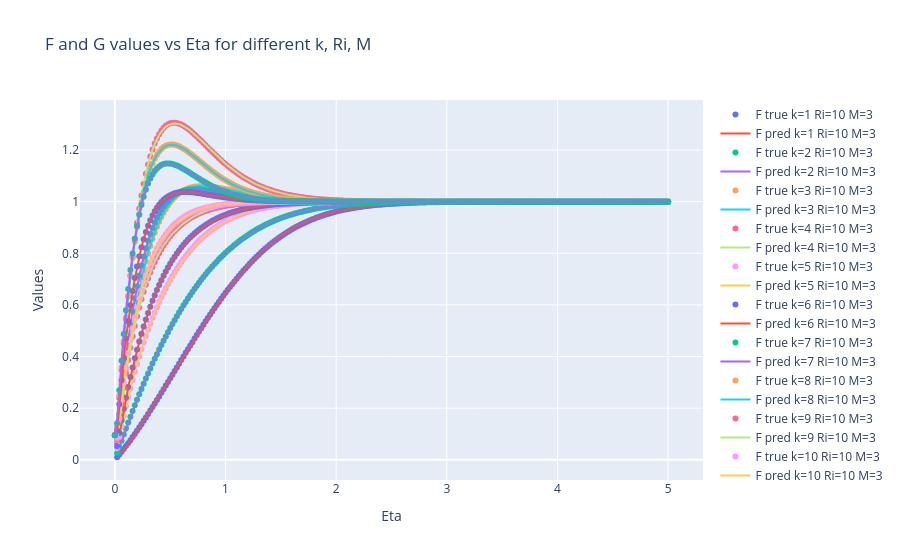

Notebook source saved alongside this figure:
### Code cell
#PLOT PLOTLY GRAPH FOR aCTUAL VALUES F1 to F12
import plotly.express as px
import plotly.graph_objects as go
fig = go.Figure()
for k in range(1,13):
    sub = df[df['k']==k].sort_values('Eta')
    #ri,m = k_map[int(k)]
    fig.add_trace(go.Scatter(x=sub['Eta'], y=sub['Fval'], mode='markers', name=f'F true k={int(k)} Ri={ri} M={m}'))
    fig.add_trace(go.Scatter(x=sub['Eta'], y=sub['p_Fval'], mode='lines', name=f'F pred k={int(k)} Ri={ri} M={m}'))
    #fig.add_trace(go.Scatter(x=sub['Eta'], y=sub['Gval'], mode='lines+markers', name=f'G true k={int(k)} Ri={ri} M={m}'))
    #fig.add_trace(go.Scatter(x=sub['Eta'], y=sub['p_Gval'], mode='lines+markers', name=f'G pred k={int(k)} Ri={ri} M={m}'))
fig.update_layout(title='F and G values vs Eta for different k, Ri, M', xaxis_title='Eta', yaxis_title='Values')
fig.write_html(os.path.join(OUT_DIR, "F_F-Pred_values_plotly.html"))
fig.show()

### Figure 1 — Plotly figure (JSON) as saved in the notebook; plotly's stock layout.template omitted (floating-point values rounded to 4 significant figures; data arrays with more than 128 entries replaced by an {"elided": "..."} marker saying what was removed)
{"data": [{"mode": "markers", "name": "F true k=1 Ri=10 M=3", "type": "scatter", "x": {"elided": "251 float values"}, "y": {"elided": "251 float values"}}, {"mode": "lines", "name": "F pred k=1 Ri=10 M=3", "type": "scatter", "x": {"elided": "251 float values"}, "y": {"elided": "251 float values"}}, {"mode": "markers", "name": "F true k=2 Ri=10 M=3", "type": "scatter", "x": {"elided": "251 float values"}, "y": {"elided": "251 float values"}}, {"mode": "lines", "name": "F pred k=2 Ri=10 M=3", "type": "scatter", "x": {"elided": "251 float values"}, "y": {"elided": "251 float values"}}, {"mode": "markers", "name": "F true k=3 Ri=10 M=3", "type": "scatter", "x": {"elided": "251 float values"}, "y": {"elided": "251 float values"}}, {"mode": "lines", "name": "F pred k=3 Ri=10 M=3", "type": "scatter", "x": {"elided": "251 float values"}, "y": {"elided": "251 float values"}}, {"mode": "markers", "name": "F true k=4 Ri=10 M=3", "type": "scatter", "x": {"elided": "251 float values"}, "y": {"elided": "251 float values"}}, {"mode": "lines", "name": "F pred k=4 Ri=10 M=3", "type": "scatter", "x": {"elided": "251 float values"}, "y": {"elided": "251 float values"}}, {"mode": "markers", "name": "F true k=5 Ri=10 M=3", "type": "scatter", "x": {"elided": "251 float values"}, "y": {"elided": "251 float values"}}, {"mode": "lines", "name": "F pred k=5 Ri=10 M=3", "type": "scatter", "x": {"elided": "251 float values"}, "y": {"elided": "251 float values"}}, {"mode": "markers", "name": "F true k=6 Ri=10 M=3", "type": "scatter", "x": {"elided": "251 float values"}, "y": {"elided": "251 float values"}}, {"mode": "lines", "name": "F pred k=6 Ri=10 M=3", "type": "scatter", "x": {"elided": "251 float values"}, "y": {"elided": "251 float values"}}, {"mode": "markers", "name": "F true k=7 Ri=10 M=3", "type": "scatter", "x": {"elided": "251 float values"}, "y": {"elided": "251 float values"}}, {"mode": "lines", "name": "F pred k=7 Ri=10 M=3", "type": "scatter", "x": {"elided": "251 float values"}, "y": {"elided": "251 float values"}}, {"mode": "markers", "name": "F true k=8 Ri=10 M=3", "type": "scatter", "x": {"elided": "251 float values"}, "y": {"elided": "251 float values"}}, {"mode": "lines", "name": "F pred k=8 Ri=10 M=3", "type": "scatter", "x": {"elided": "251 float values"}, "y": {"elided": "251 float values"}}, {"mode": "markers", "name": "F true k=9 Ri=10 M=3", "type": "scatter", "x": {"elided": "251 float values"}, "y": {"elided": "251 float values"}}, {"mode": "lines", "name": "F pred k=9 Ri=10 M=3", "type": "scatter", "x": {"elided": "251 float values"}, "y": {"elided": "251 float values"}}, {"mode": "markers", "name": "F true k=10 Ri=10 M=3", "type": "scatter", "x": {"elided": "251 float values"}, "y": {"elided": "251 float values"}}, {"mode": "lines", "name": "F pred k=10 Ri=10 M=3", "type": "scatter", "x": {"elided": "251 float values"}, "y": {"elided": "251 float values"}}, {"mode": "markers", "name": "F true k=11 Ri=10 M=3", "type": "scatter", "x": {"elided": "251 float values"}, "y": {"elided": "251 float values"}}, {"mode": "lines", "name": "F pred k=11 Ri=10 M=3", "type": "scatter", "x": {"elided": "251 float values"}, "y": {"elided": "251 float values"}}, {"mode": "markers", "name": "F true k=12 Ri=10 M=3", "type": "scatter", "x": {"elided": "251 float values"}, "y": {"elided": "251 float values"}}, {"mode": "lines", "name": "F pred k=12 Ri=10 M=3", "type": "scatter", "x": {"elided": "251 float values"}, "y": {"elided": "251 float values"}}], "layout": {"title": {"text": "F and G values vs Eta for different k, Ri, M"}, "xaxis": {"title": {"text": "Eta"}}, "yaxis": {"title": {"text": "Values"}}}}
